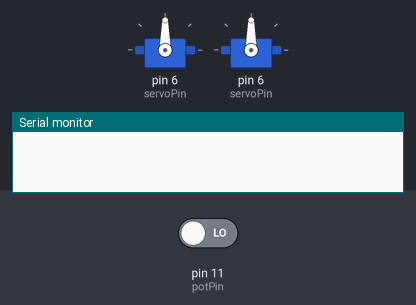
A sketch run on a simulated Arduino Uno, built with avr-gcc and run on an emulated ATmega328P. Parts: 2 × servo, the last lines printed to the serial monitor. Inputs (shaded band) come from the test bench; at power-on: pin 11 (potPin) LOW.

Above: at 0.1 s.
At 1.1 s:
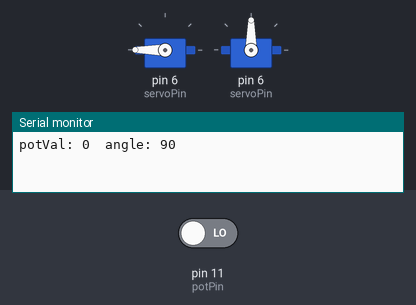
At 2.1 s:
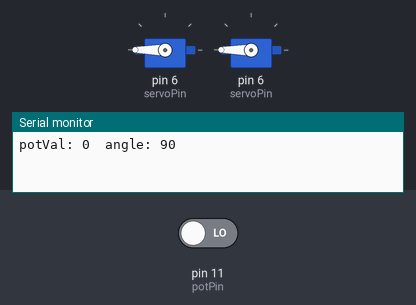
Timing chart, 0 to 3.6 s (numbered marks = the images above):
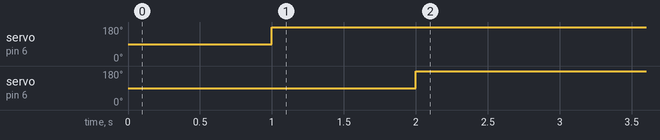

Measured:
- by itself, servo on pin 6 (servoPin): 90° → 180° at 1.0 s
- by itself, servo on pin 6 (servoPin): 90° → 180° at 2.0 s

The sketch:

Two_Servo_Wireless_Spektrum.ino
```cpp
/*
Input: PWM Inputs from Orange RC Receiver
by controlling joysticks from Spektrum RC Radio
Output: 2 Servo Motors

Code Written by: TAK'S JOSEPH REFUGIO
Code Written on: Fall 2017
Code Written for: Chicago Engineering Design Team - EDT.Stella
*/
#include<Servo.h>

Servo myServo;
Servo myServo_2;

int const potPin = 11;
int potVal;
int angle;
int servoPin = 6;
int arduinoDelay = 1;

int const potPin_2 = 11;
int potVal_2;
int angle_2;
int servoPin_2 = 6;

void setup() {

  /* Recognizing attached servo */
  myServo.attach(servoPin);
  myServo_2.attach(servoPin_2);


  /* Taking in data from analogRead at 9600 bits per second */
  Serial.begin(9600);
}

void loop() {
  /* Reading in voltage value for potentionmeter pin */
  /* Range is from 0-1023 */
  potVal = pulseIn(potPin,HIGH);

  /* Printing PotVal Value */
  Serial.print("potVal: ");
  Serial.print(potVal);

  /* Scales values of potVal from 0-1023 to 0-179 */
  if ((potVal>1450)&&(potVal<1482)) {angle == 90;}      // For fixing servo jitter when equilibrium
  else angle = map(potVal, 1886, 1068, 0, 180);

  /* Printing angle of servo */
  Serial.print("\tangle: ");
  Serial.print(myServo.read());
  //Serial.print(angle);
  Serial.print("\n");

  /* Write the angle value to the Servo */
  /* Tells how much the Servo should rotate */
  myServo.write(angle);


  potVal_2 = pulseIn(potPin_2, HIGH);
  if ((potVal_2>1450)&&(potVal_2<1482)) {angle_2 == 90;}      // For fixing servo jitter when equilibrium
  else angle_2 = map(potVal_2, 1886, 1068, 0, 180);
  myServo_2.write(angle_2);


  delay(arduinoDelay);


}
```
